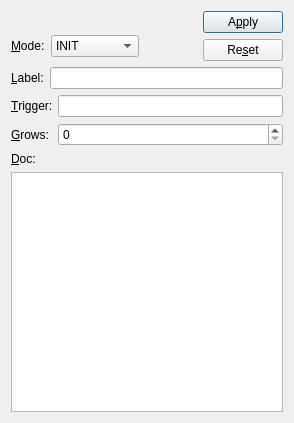
<?xml version="1.0" encoding="UTF-8"?>
<ui version="4.0">
 <class>StrategyDlg</class>
 <widget class="QDialog" name="StrategyDlg">
  <property name="geometry">
   <rect>
    <x>0</x>
    <y>0</y>
    <width>294</width>
    <height>423</height>
   </rect>
  </property>
  <property name="minimumSize">
   <size>
    <width>0</width>
    <height>0</height>
   </size>
  </property>
  <property name="windowTitle">
   <string>Strategy</string>
  </property>
  <layout class="QGridLayout" name="gridLayout_3">
   <item row="0" column="0">
    <layout class="QVBoxLayout" name="verticalLayout_3">
     <item>
      <layout class="QHBoxLayout" name="horizontalLayout_2">
       <item>
        <layout class="QVBoxLayout" name="verticalLayout">
         <item>
          <spacer name="verticalSpacer">
           <property name="orientation">
            <enum>Qt::Vertical</enum>
           </property>
           <property name="sizeType">
            <enum>QSizePolicy::Fixed</enum>
           </property>
           <property name="sizeHint" stdset="0">
            <size>
             <width>20</width>
             <height>20</height>
            </size>
           </property>
          </spacer>
         </item>
         <item>
          <layout class="QHBoxLayout" name="horizontalLayout">
           <item>
            <widget class="QLabel" name="modeLabel">
             <property name="text">
              <string>&amp;Mode:</string>
             </property>
             <property name="buddy">
              <cstring>modeComboBox</cstring>
             </property>
            </widget>
           </item>
           <item>
            <widget class="QComboBox" name="modeComboBox">
             <item>
              <property name="text">
               <string>INIT</string>
              </property>
             </item>
             <item>
              <property name="text">
               <string>STEP</string>
              </property>
             </item>
             <item>
              <property name="text">
               <string>FINAL</string>
              </property>
             </item>
             <item>
              <property name="text">
               <string>POSTRUN</string>
              </property>
             </item>
            </widget>
           </item>
          </layout>
         </item>
        </layout>
       </item>
       <item>
        <spacer name="horizontalSpacer">
         <property name="orientation">
          <enum>Qt::Horizontal</enum>
         </property>
         <property name="sizeType">
          <enum>QSizePolicy::Expanding</enum>
         </property>
         <property name="sizeHint" stdset="0">
          <size>
           <width>20</width>
           <height>20</height>
          </size>
         </property>
        </spacer>
       </item>
       <item>
        <layout class="QVBoxLayout" name="verticalLayout_2">
         <item>
          <widget class="QPushButton" name="applyPushButton">
           <property name="sizePolicy">
            <sizepolicy hsizetype="Fixed" vsizetype="Fixed">
             <horstretch>0</horstretch>
             <verstretch>0</verstretch>
            </sizepolicy>
           </property>
           <property name="text">
            <string>A&amp;pply</string>
           </property>
          </widget>
         </item>
         <item>
          <widget class="QPushButton" name="resetPushButton">
           <property name="sizePolicy">
            <sizepolicy hsizetype="Fixed" vsizetype="Fixed">
             <horstretch>0</horstretch>
             <verstretch>0</verstretch>
            </sizepolicy>
           </property>
           <property name="text">
            <string>Re&amp;set</string>
           </property>
          </widget>
         </item>
        </layout>
       </item>
      </layout>
     </item>
     <item>
      <widget class="QFrame" name="postFrame">
       <property name="enabled">
        <bool>true</bool>
       </property>
       <property name="frameShape">
        <enum>QFrame::NoFrame</enum>
       </property>
       <property name="frameShadow">
        <enum>QFrame::Raised</enum>
       </property>
       <property name="lineWidth">
        <number>1</number>
       </property>
       <layout class="QGridLayout" name="gridLayout">
        <property name="margin">
         <number>0</number>
        </property>
        <item row="0" column="0">
         <widget class="QLabel" name="postLabel">
          <property name="text">
           <string>&amp;Label:</string>
          </property>
          <property name="buddy">
           <cstring>postLineEdit</cstring>
          </property>
         </widget>
        </item>
        <item row="0" column="1">
         <widget class="QLineEdit" name="postLineEdit"/>
        </item>
       </layout>
      </widget>
     </item>
     <item>
      <widget class="QFrame" name="triggerFrame">
       <property name="frameShape">
        <enum>QFrame::NoFrame</enum>
       </property>
       <property name="frameShadow">
        <enum>QFrame::Raised</enum>
       </property>
       <layout class="QGridLayout" name="gridLayout_2">
        <property name="margin">
         <number>0</number>
        </property>
        <item row="0" column="0">
         <widget class="QLabel" name="triggerLabel">
          <property name="text">
           <string>&amp;Trigger:</string>
          </property>
          <property name="buddy">
           <cstring>triggerLineEdit</cstring>
          </property>
         </widget>
        </item>
        <item row="0" column="1">
         <widget class="QLineEdit" name="triggerLineEdit"/>
        </item>
        <item row="1" column="0">
         <widget class="QLabel" name="growsLabel">
          <property name="text">
           <string>&amp;Grows:</string>
          </property>
          <property name="buddy">
           <cstring>growsSpinBox</cstring>
          </property>
         </widget>
        </item>
        <item row="1" column="1">
         <widget class="QSpinBox" name="growsSpinBox"/>
        </item>
       </layout>
      </widget>
     </item>
     <item>
      <widget class="QLabel" name="docLabel">
       <property name="text">
        <string>&amp;Doc:</string>
       </property>
       <property name="buddy">
        <cstring>docTextEdit</cstring>
       </property>
      </widget>
     </item>
     <item>
      <widget class="QTextEdit" name="docTextEdit"/>
     </item>
    </layout>
   </item>
  </layout>
 </widget>
 <tabstops>
  <tabstop>modeComboBox</tabstop>
  <tabstop>postLineEdit</tabstop>
  <tabstop>triggerLineEdit</tabstop>
  <tabstop>growsSpinBox</tabstop>
  <tabstop>docTextEdit</tabstop>
  <tabstop>applyPushButton</tabstop>
  <tabstop>resetPushButton</tabstop>
 </tabstops>
 <resources/>
 <connections/>
</ui>
